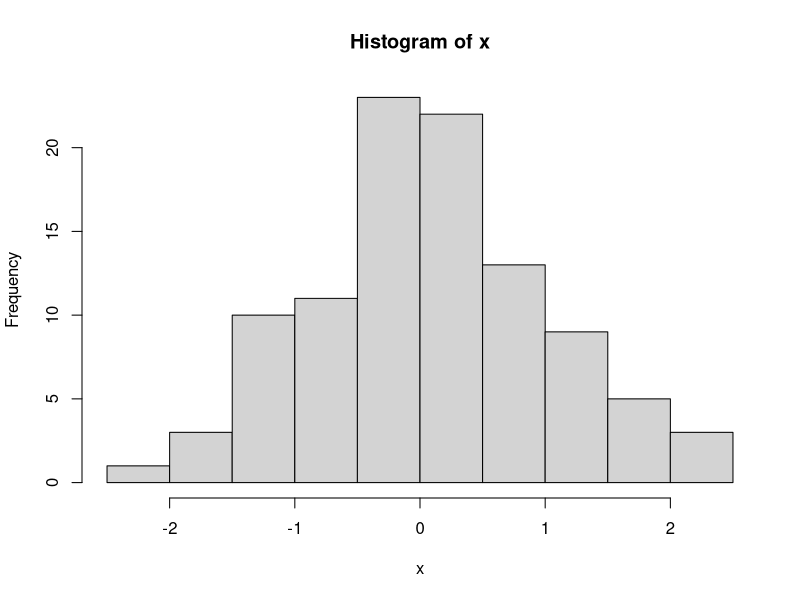

Recreate this plot in R.
## ---- chunk 1
knitr::opts_chunk$set(
  echo = TRUE,
  cache=FALSE
  )

set.seed(123)
## ---- chunk 2
x <- rnorm(100)
x
## ---- chunk 3
hist(x)
